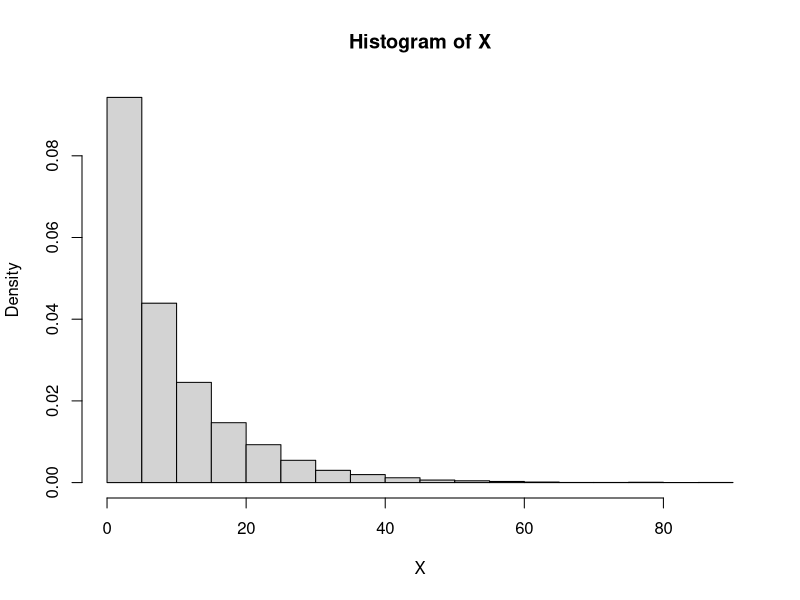

Recreate this plot in R.


m <- 10^4
X <- numeric(m)
for (i in 1:m){
  sukces <- FALSE
  N = -1 
  p = 0.1
  
  while(!sukces){
    N = N+1
    U <- runif(1)
    
    sukces <- (U <p)
    
  }
  X[i] <- N
}

hist(X,prob=TRUE)
